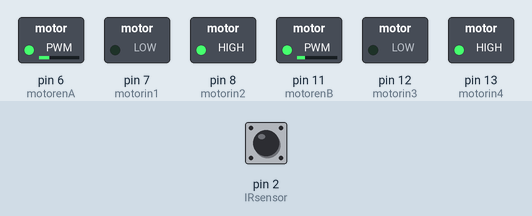
Recording of a sketch running on a simulated Arduino Uno, built with avr-gcc and run on an emulated ATmega328P. Shown: switched loads named in the sketch (green lamp = pin HIGH). The test bench sets the inputs (shaded band); at power-on: pin 2 (IRsensor) HIGH.

Above: at 1.2 s.
1.3 s: pin 2 (IRsensor) pulsed LOW 5 times (0.12 s each, 0.3 s apart)
At 3.6 s:
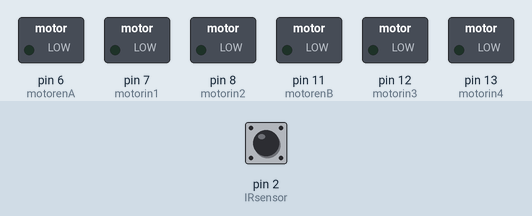
Timing chart, 0 to 5.1 s (numbered marks = the images above; inputs shaded):
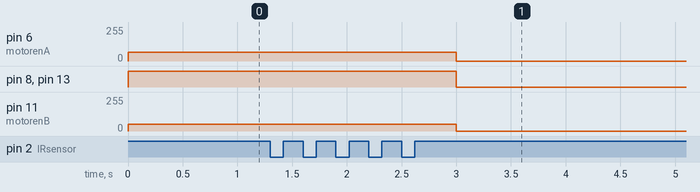

The sketch:

service_interrupt_routine_IRsensor.ino
```cpp
const int IRsensor=2;
#define motorenA 6
#define motorenB 11
#define motorin1 7
#define motorin2 8
#define motorin3 12
#define motorin4 13

volatile bool white=false;

void setup() {
  pinMode(IRsensor,INPUT);
  pinMode(motorin1,OUTPUT);
  pinMode(motorin2,OUTPUT);
  pinMode(motorin3,OUTPUT);
  pinMode(motorin4,OUTPUT);
  pinMode(motorenA,OUTPUT);
  pinMode(motorenB,OUTPUT);
  attachInterrupt(digitalPinToInterrupt(IRsensor), whitedetected, RISING);
  // put your setup code here, to run once:

}

void loop() {
  if(!white){
    digitalWrite(motorin1,LOW);
    digitalWrite(motorin2,HIGH);
    digitalWrite(motorin3,LOW);
    digitalWrite(motorin4,HIGH);
    analogWrite(motorenA,65);//right wheel
    analogWrite(motorenB,49);
    delay(1000);
  }else{
    digitalWrite(motorin1,LOW);
    digitalWrite(motorin2,LOW);
    digitalWrite(motorin3,LOW);
    digitalWrite(motorin4,LOW);
    analogWrite(motorenA,0);//right wheel
    analogWrite(motorenB,0);
  }
  // put your main code here, to run repeatedly:

}

void whitedetected(){
  white=!white;
}
```

Measured:
- after the input at 1.3 s, pin 6 (motorenA): 65/255 → 0/255 after 1.7 s; pin 8 (motorin2), pin 13 (motorin4): HIGH → LOW after 1.7 s; pin 11 (motorenB): 49/255 → 0/255 after 1.7 s
